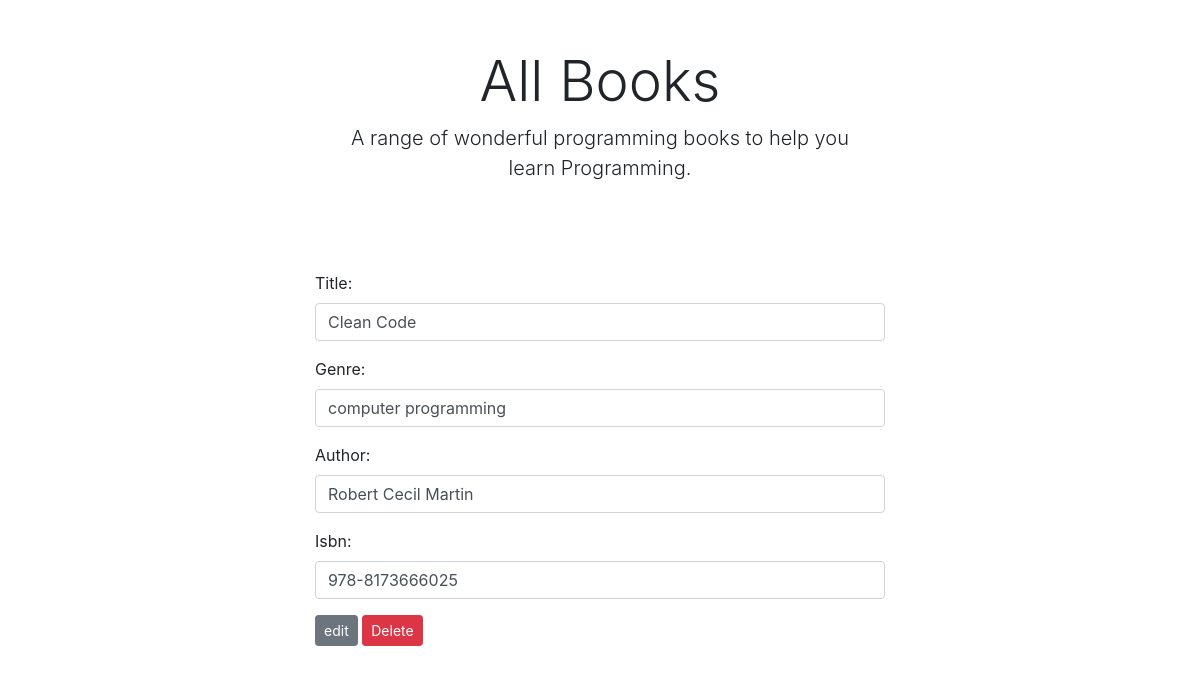
Screenshot of /clean-code/edit (signed in) with the database file from the repository.
### books/models.py (models this page shows, shortened)
class Books(models.Model):
    title = models.CharField(max_length=100)
    slug = models.SlugField(null=True)
    genre = models.CharField(max_length=100)
    author = models.CharField(max_length=100)
    isbn = models.CharField(max_length=100)

### books/views.py (the view)
# urls.py: path('<slug:slug>/edit', BookEditView.as_view(), name='edit-book'),
class BookEditView(PermissionRequiredMixin, UpdateView):
    raise_exception: bool = False
    login_url: str = 'http://127.0.0.1:8000/accounts/login'
    permission_required = 'books.change_books'
    model = Books
    form_class = AddForm
    template_name = 'editbooks.html'
    success_url = '/'

### books/forms.py
class AddForm(forms.ModelForm):
    class Meta:
        model = Books
        fields = ('title', 'genre', 'author', 'isbn')
        widgets = {
            'title': forms.TextInput(attrs={'class': 'form-control'}),
            'genre': forms.TextInput(attrs={'class': 'form-control'}),
            'author': forms.TextInput(attrs={'class': 'form-control'}),
            'isbn': forms.TextInput(attrs={'class': 'form-control'}),
        }

### books/templates/editbooks.html (shortened to what this page needs)
{% extends "base.html" %}
{% block content %}
<div class="container" style="max-width:600px">
    <div class="px-3 py-3 pt-md-5 pb-md-4 mx-auto text-center">
        <h1 class="display-4">All Books</h1>
        <p class="lead">A range of wonderful programming books to help you learn Programming.</p>
    </div>
    <div class="py-5">
        <div class="row">
            <div class="col-12">
                <form method="post">
                    {{ form.as_p }}
                   <input class="btn btn-sm btn-secondary" type="submit" value="edit">
                    <a href=" {% url 'books:delete-book' object.slug %} " data-toggle="modal" data-target="#deleteModal"
                        <input class="btn btn-sm btn-danger" type="submit" value="Delete">Delete</a>
                </form>
            </div>
        </div>
    </div>
</div>
{% endblock %}

### rows the page displays
Books: title "Clean Code", genre "computer programming", author "Robert Cecil Martin", isbn "978-8173666025"
